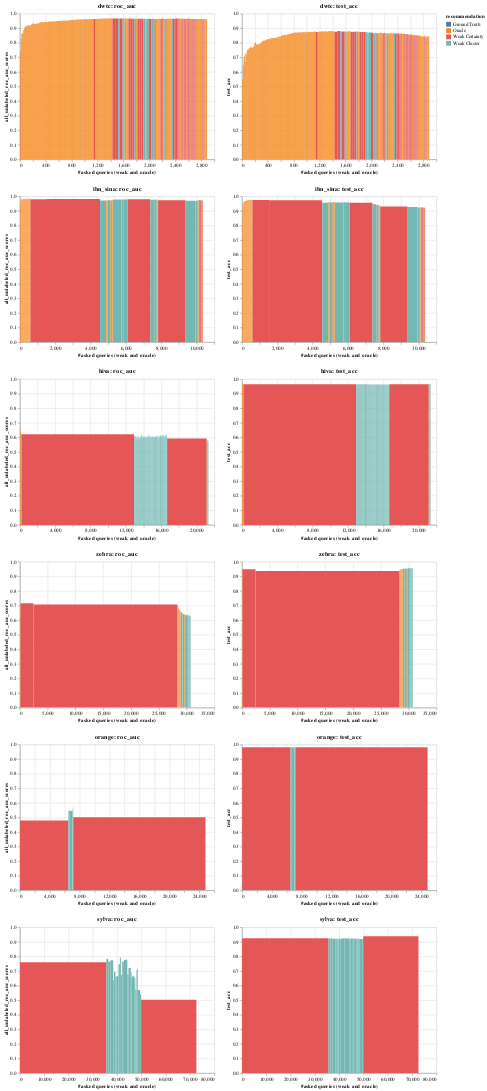

Notebook code for this chart:
### Code cell
pre_fetch_data(2)
visualise_top_n(2)
